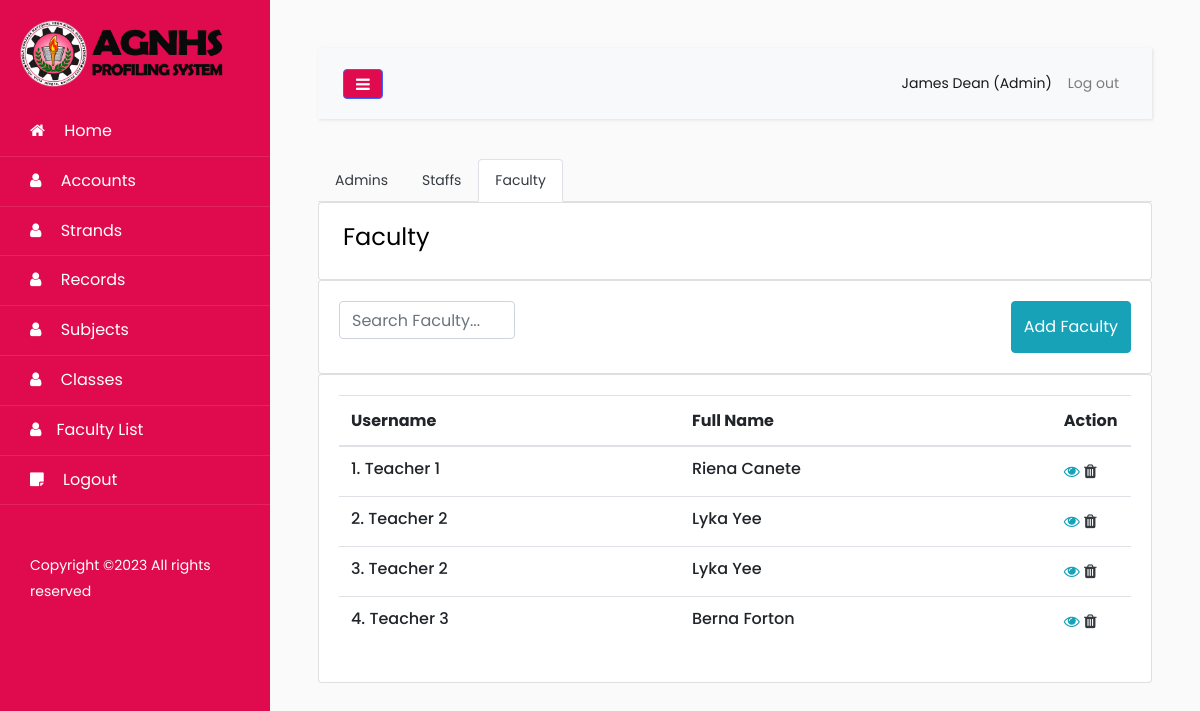
The app's page /pages/accounts.php?role=Faculty (signed in) with its own data.
### tables this page shows
CREATE TABLE `account` (
  `Id` tinyint(11) NOT NULL AUTO_INCREMENT,
  `username` varchar(100) NOT NULL DEFAULT '',
  `password` varchar(100) NOT NULL,
  `firstName` varchar(150) DEFAULT NULL,
  `lastName` varchar(150) DEFAULT NULL,
  `status` varchar(255) DEFAULT 'Inactive',
  `role` varchar(20) DEFAULT NULL,
  `dateAdded` date DEFAULT NULL,
  `birthday` date DEFAULT NULL,
  `sex` varchar(255) DEFAULT NULL,
  `age` int(11) DEFAULT NULL,
  `phone` varchar(255) DEFAULT NULL,
  `email` varchar(255) DEFAULT NULL,
  `address` text,
  `image` varchar(255) DEFAULT NULL,
  `educationalBackground` text,
  `teachingExperience` text,
  `civilStatus` varchar(255) DEFAULT NULL,
  `religion` varchar(255) DEFAULT NULL,
  `birthPlace` varchar(255) DEFAULT NULL,
  `sss` varchar(255) DEFAULT NULL,
  `philHealth` varchar(255) DEFAULT NULL,
  `isDeleted` int(11) DEFAULT '0',
  PRIMARY KEY (`Id`)
);

### config/Models.php (called while the page is built, shortened)
<?php
include "CRUD.php";
include "functions.php";
function account() {
	$crud = new CRUD;
	$crud->table = "account";
	return $crud;
}
?>

### config/CRUD.php (called while the page is built)
<?php class CRUD{var $table;var $obj=array();function arrayToQuery($query){$query_array=array();foreach($query as $key=>$key_value){if($key_value=="NOW()"){$query_array[]="$key=$key_value";}else{$query_array[]="$key='".htmlspecialchars($key_value,ENT_QUOTES)."'";}}return implode(', ',$query_array);}function list($query=""){$query=$query?"where ".$query:"";$db=Database::connect();$pdo=$db->prepare("select * from $this->table $query");$pdo->execute();$result=$pdo->fetchAll(PDO::FETCH_OBJ);Database::disconnect();return $result;}function count($query=""){$query=$query?"where ".$query:"";$db=Database::connect();$pdo=$db->prepare("select * from $this->table $query");$pdo->execute();Database::disconnect();return $pdo->rowCount();}function get($args){$db=Database::connect();$pdo=$db->prepare("select * from $this->table where $args");$pdo->execute();$result=$pdo->fetch(PDO::FETCH_OBJ);Database::disconnect();return $result;}function create(){$object=$this->arrayToQuery($this->obj);$db=Database::connect();$pdo=$db->prepare("insert into $this->table set $object");$pdo->execute();Database::disconnect();}function update($args){$object=$this->arrayToQuery($this->obj);$db=Database::connect();$pdo=$db->prepare("update $this->table set $object where $args");$pdo->execute();Database::disconnect();}function delete($args){$db=Database::connect();$pdo=$db->prepare("delete from $this->table where $args");$pdo->execute();Database::disconnect();}} ?>

### config/functions.php (called while the page is built, shortened)
<?php
$current_url = "http://$_SERVER[HTTP_HOST]$_SERVER[REQUEST_URI]";
function get_query_string($keyword, $default){
	return (isset($_GET[$keyword]) && $_GET[$keyword] != '') ? $_GET[$keyword] : $default;
}
?>

### pages/accounts.php (the view, shortened to what this page needs)
<?php
  $ROOT_DIR="../";
  include $ROOT_DIR . "templates/header.php";
  $role = get_query_string("role", "Admin");
  $account_list = account()->list("role='$role' and isDeleted=0");
  $adminActive = "";
  $staffActive = "";
  $facultyActive = "";
  if ($role=="Faculty") {
    $facultyActive = "active";
  }
?>
<ul class="nav nav-tabs mt-3">
<li class="nav-item">
  <a class="nav-link text-dark <?=$adminActive?>" href="?role=Admin">Admins</a>
</li>
<li class="nav-item">
  <a class="nav-link text-dark <?=$staffActive?>" href="?role=Staff">Staffs</a>
</li>
<li class="nav-item">
  <a class="nav-link text-dark <?=$facultyActive?>" href="?role=Faculty">Faculty</a>
</li>
</ul>
      <div class="card bg-light-info shadow-none position-relative overflow-hidden">
        <div class="card-body px-4 py-3">
          <div class="row align-items-center">
            <div class="col-9">
              <h4 class="fw-semibold mb-8"><?=$role;?></h4>
            </div>
          </div>
        </div>
      </div>
      <div class="widget-content searchable-container list">
        <div class="card card-body">
          <div class="row">
            <div class="col-md-4 col-xl-3">
              <form class="position-relative">
                <input type="text" class="form-control product-search ps-5" id="input-search" placeholder="Search <?=$role?>..." />
              </form>
            </div>
            <div class="col-md-8 col-xl-9 text-end d-flex justify-content-md-end justify-content-center mt-3 mt-md-0">
              <a href="javascript:void(0)" id="btn-add-contact" class="btn btn-info d-flex align-items-center">
                <i class="ti ti-users text-white me-1 fs-5"></i> Add <?=$role;?>
              </a>
            </div>
          </div>
        </div>
        <div class="card card-body">
          <div class="table-responsive">
            <table class="table search-table align-middle text-nowrap">
              <thead class="header-item">
                <th>Username</th>
                <th>Full Name</th>
                <th width="10%">Action</th>
              </thead>
              <tbody>
                <?php
                $count = 0;
                foreach ($account_list as $row):
                  $count += 1;
                   ?>
                <tr class="search-items">
                  <td>
                    <div class="d-flex align-items-center">
                      <div class="ms-3">
                        <div class="user-meta-info">
                          <h6 class="user-name mb-0"
                          data-id="<?=$row->Id;?>"
                          data-username="<?=$row->username;?>"
                           data-firstName="<?=$row->firstName;?>"
                           data-lastName="<?=$row->lastName;?>"
                           data-password="<?=$row->password;?>"
                           data-status="<?=$row->status;?>"
                          ><?=$count;?>. <?=$row->username;?></h6>
                        </div>
                      </div>
                    </div>
                  </td>
                    <td>
                      <div class="d-flex align-items-center">
                        <div class="ms-3">
                          <div class="user-meta-info">
                            <h6 class="mb-0"><?=$row->firstName;?> <?=$row->lastName;?></h6>
                          </div>
                        </div>
                      </div>
                    </td>
                  <td>
                    <div class="action-btn">
                      <a href="javascript:void(0)" class="text-info edit">
                        <i class="fa fa-eye fs-5"></i>
                      </a>
                      <a href="process.php?action=account-delete&Id=<?=$row->Id?>&url=<?=$current_url?>" class="text-dark ms-2">
                        <i class="fa fa-trash fs-5"></i>
                      </a>
                    </div>
                  </td>
                </tr>
              <?php endforeach; ?>
              </tbody>
            </table>
          </div>
        </div>
      </div>
      <?php include $ROOT_DIR . "templates/footer.php"; ?>

### templates/header.php (shortened to what this page needs)
<?php
include_once($ROOT_DIR . "config/Models.php");
if (isset($_SESSION["user_session"])) {
  $user = $_SESSION["user_session"];
  $username = $user["username"];
  $account = account()->get("username='$username'");
  $role = $account->role;
}
else{
  header("Location: ../auth/login.php");
}
?>
<html lang="en">
  <head>
		<link rel="stylesheet" href="https://stackpath.bootstrapcdn.com/font-awesome/4.7.0/css/font-awesome.min.css">
		<link rel="stylesheet" href="<?=$ROOT_DIR;?>templates/css/style.css">
  </head>
  <body>
		<div class="wrapper d-flex align-items-stretch">
			<nav id="sidebar">
        <img src="../templates/images/admin-logo.png" alt="" width="80%" style="margin:20px;">
        <ul class="list-unstyled components mb-5">
          <li class="active">
            <a href="index.php"><span class="fa fa-home"></span> Home</a>
          </li>
          <?php if ($role=="Admin"): ?>
            <li>
                <a href="accounts.php"><span class="fa fa-user"></span> Accounts</a>
            </li>
            <li>
                <a href="strands.php"><span class="fa fa-user"></span> Strands</a>
            </li>
            <li>
                <a href="my-records.php"><span class="fa fa-user"></span> Records</a>
            </li>
            <li>
                <a href="subjects.php"><span class="fa fa-user"></span> Subjects</a>
            </li>
            <li>
                <a href="classes.php"><span class="fa fa-user"></span> Classes</a>
            </li>
            <li>
                <a href="faculty-list.php"><span class="fa fa-user"></span>Faculty List</a>
            </li>
          <?php endif; ?>
          <li>
            <a href="../auth/process.php?action=user-logout"><span class="fa fa-sticky-note"></span> Logout</a>
          </li>
        </ul>
        <div class="footer">
        	<p>
					  Copyright &copy;<script>document.write(new Date().getFullYear());</script> All rights reserved </a>
					</p>
        </div>
    	</nav>
      <div id="content" class="p-4 p-md-5">
        <nav class="navbar navbar-expand-lg navbar-light bg-light">
          <div class="container-fluid">
            <button type="button" id="sidebarCollapse" class="btn btn-primary">
              <i class="fa fa-bars"></i>
            </button>
            <div class="collapse navbar-collapse" id="navbarSupportedContent">
              <ul class="nav navbar-nav ml-auto">
                <li class="nav-item active">
                    <a class="nav-link" href="#"><?=$account->firstName;?> <?=$account->lastName;?> (<?=$account->role?>)</a>
                </li>
                <li class="nav-item">
                    <a class="nav-link" href="../auth/process.php?action=user-logout">Log out</a>
                </li>
              </ul>
            </div>
          </div>
        </nav>

### templates/footer.php (shortened to what this page needs)
    </div>
		</div>
  </body>
</html>

### templates/header.php (style rules this page uses)
#sidebar { background: #e00b4e !important; }
.btn-primary { background: #e00b4e !important; }

### records on screen
account: firstName "James", lastName "Dean", role "Admin"
account: username "Teacher 1", firstName "Riena", lastName "Canete"
account: username "Teacher 2", firstName "Lyka", lastName "Yee"
account: username "Teacher 2", firstName "Lyka", lastName "Yee"
account: username "Teacher 3", firstName "Berna", lastName "Forton"

### other values on screen
$role "Faculty"
